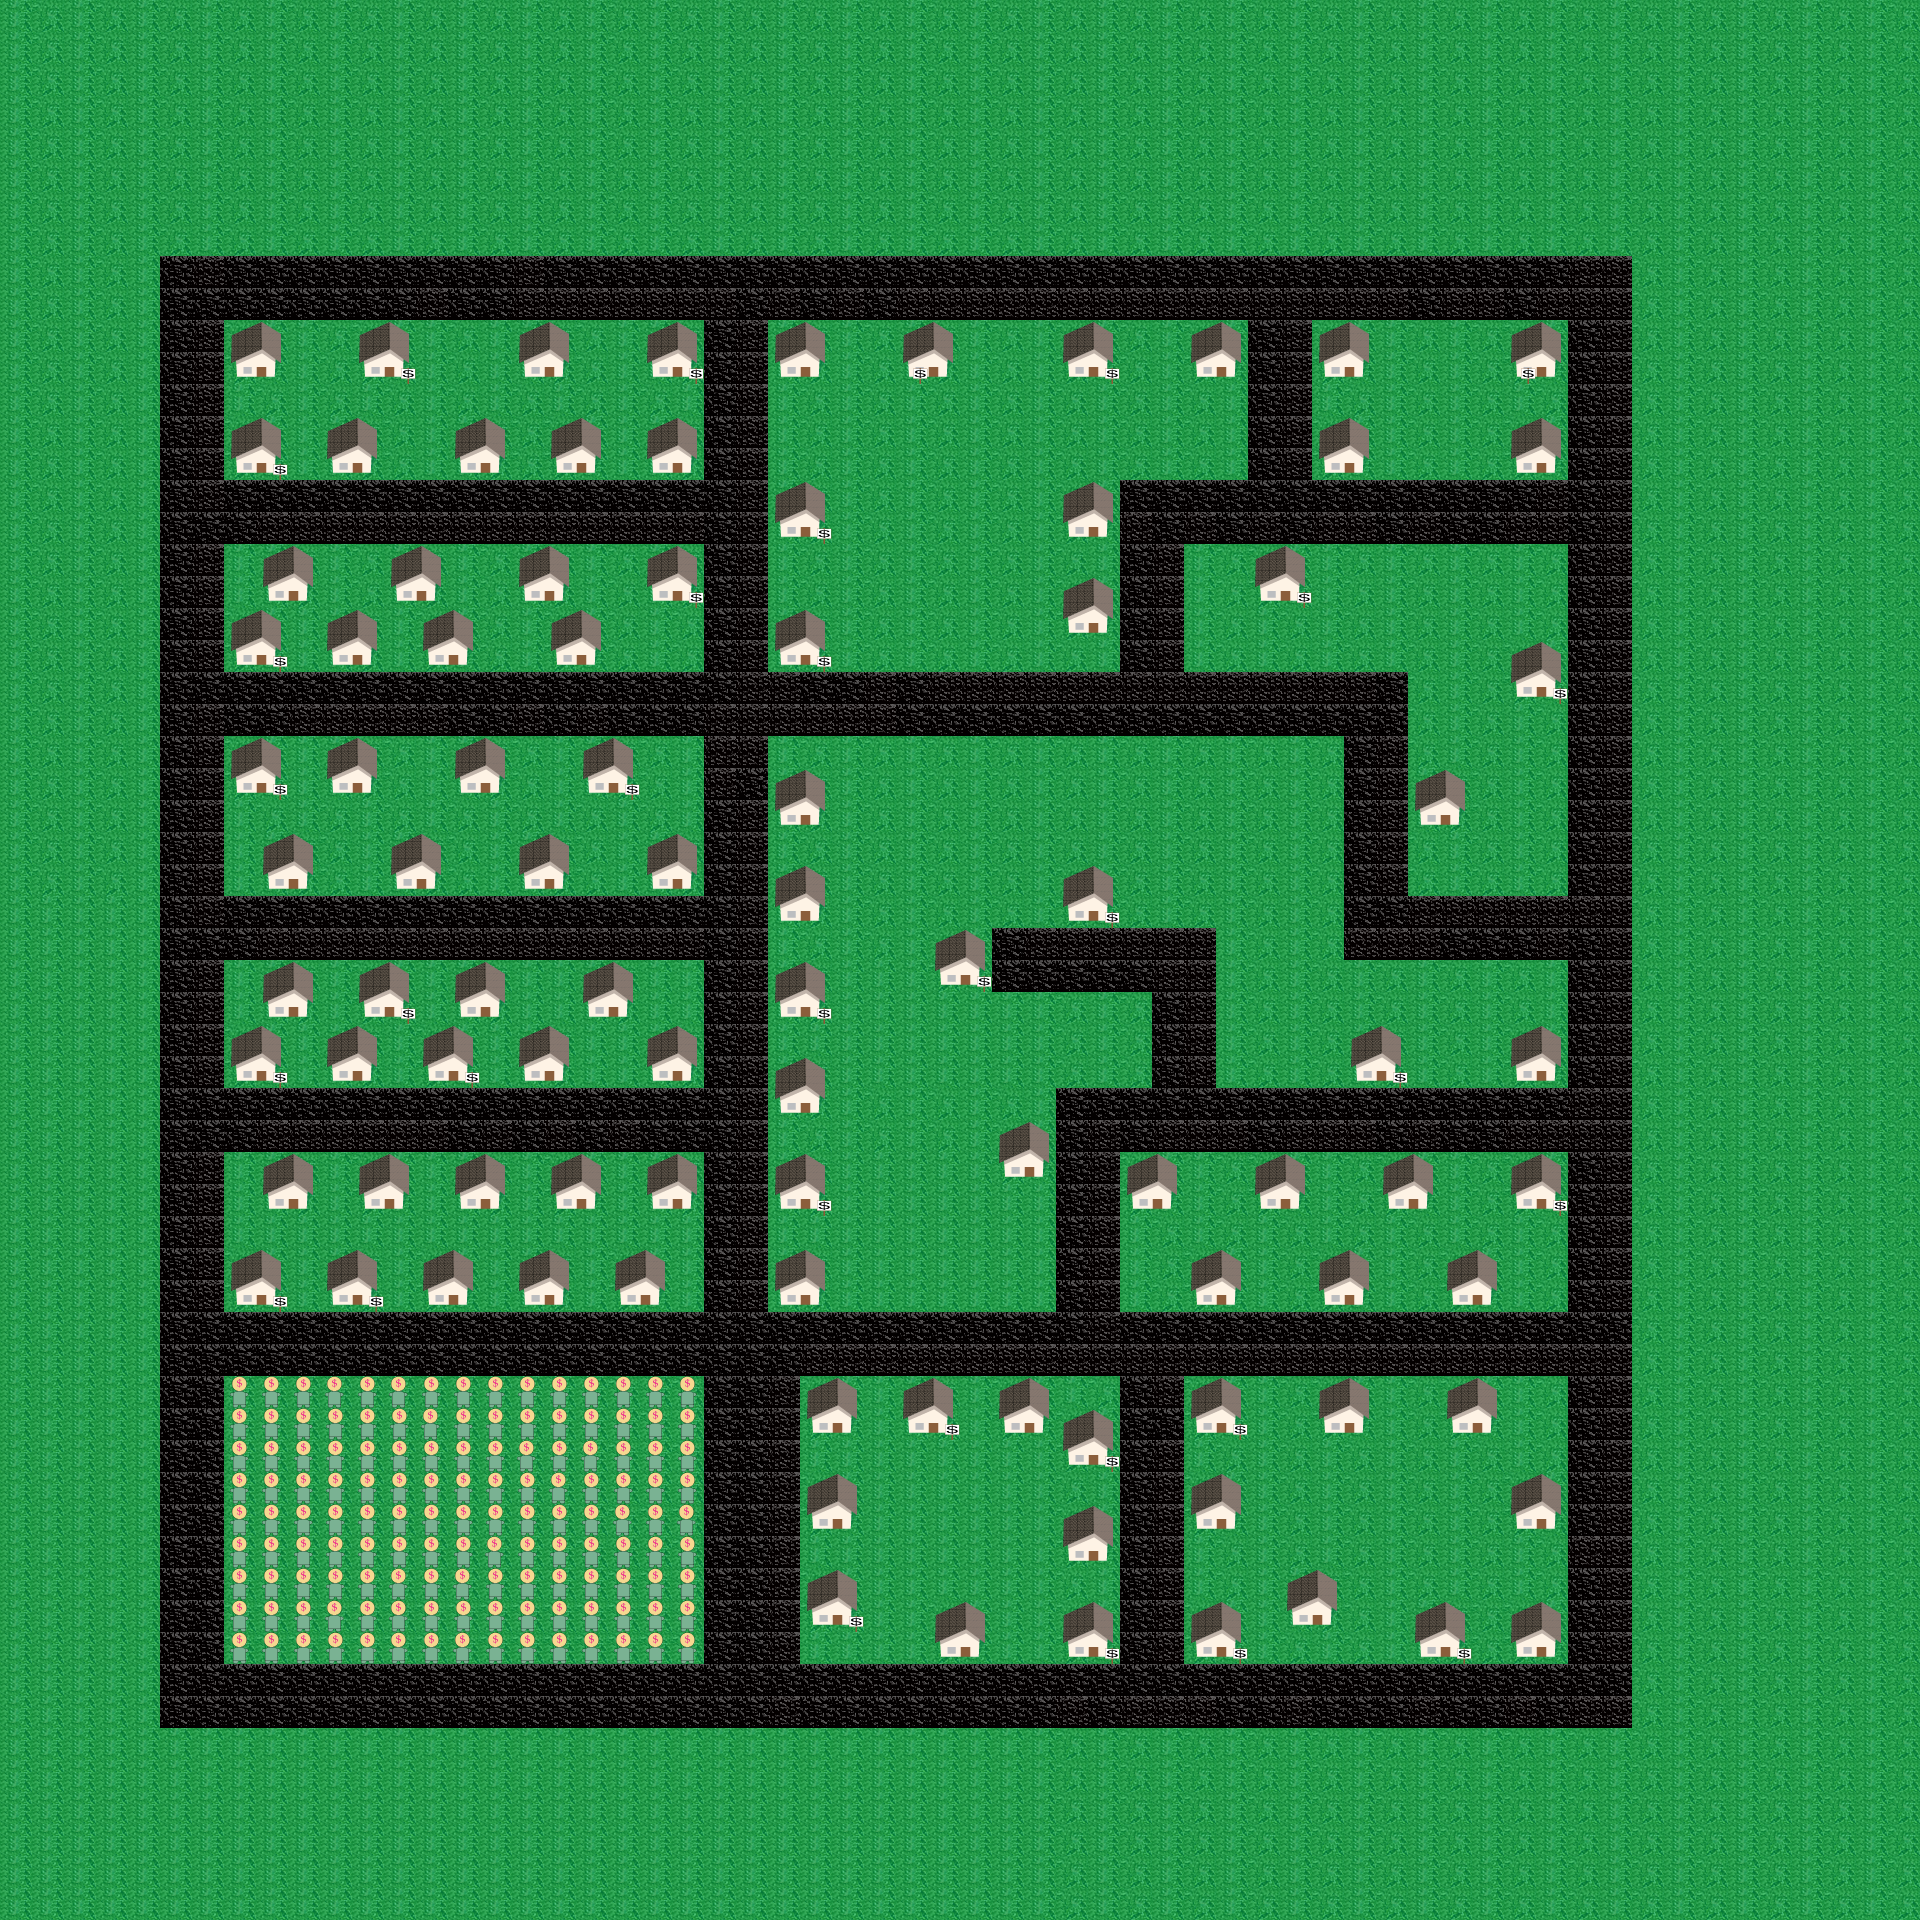

A level layout from a 2D game, rendered from its tile map. Below: a short description, then the map file with tile-grid data replaced by summaries:
An orthogonal 60x60 tile map with 32x32 px tiles, 4 tile layers (background, foreground, signs, customers).

<map version="1.0" orientation="orthogonal" width="60" height="60" tilewidth="32" tileheight="32">
 <tileset firstgid="1" name="foreground" tilewidth="32" tileheight="32" spacing="2" margin="2">
  <image source="test-tilemap-tilesheet.png" width="640" height="400" />
  <tile id="0">
   <properties>
    <property name="name" value="grass" />
    <property name="solid" value="false" />
   </properties>
  </tile>
  <tile id="1">
   <properties>
    <property name="name" value="grass" />
    <property name="solid" value="false" />
   </properties>
  </tile>
  <tile id="2">
   <properties>
    <property name="name" value="dirt" />
    <property name="solid" value="false" />
   </properties>
  </tile>
  <tile id="3">
   <properties>
    <property name="name" value="dirt" />
    <property name="solid" value="false" />
   </properties>
  </tile>
  <tile id="4">
   <properties>
    <property name="name" value="road" />
    <property name="solid" value="false" />
   </properties>
  </tile>
  <tile id="5">
   <properties>
    <property name="name" value="road" />
    <property name="solid" value="false" />
   </properties>
  </tile>
  <tile id="18">
   <properties>
    <property name="name" value="house" />
    <property name="solid" value="true" />
   </properties>
  </tile>
  <tile id="19">
   <properties>
    <property name="name" value="house" />
    <property name="solid" value="true" />
   </properties>
  </tile>
  <tile id="36">
   <properties>
    <property name="name" value="house" />
    <property name="solid" value="true" />
   </properties>
  </tile>
  <tile id="37">
   <properties>
    <property name="name" value="house" />
    <property name="solid" value="true" />
   </properties>
  </tile>
  <tile id="38">
   <properties>
    <property name="price" value="200000" />
   </properties>
  </tile>
  <tile id="39">
   <properties>
    <property name="price" value="225000" />
   </properties>
  </tile>
  <tile id="40">
   <properties>
    <property name="price" value="250000" />
   </properties>
  </tile>
  <tile id="41">
   <properties>
    <property name="price" value="300000" />
   </properties>
  </tile>
  <tile id="42">
   <properties>
    <property name="price" value="325000" />
   </properties>
  </tile>
  <tile id="43">
   <properties>
    <property name="price" value="350000" />
   </properties>
  </tile>
  <tile id="44">
   <properties>
    <property name="price" value="375000" />
   </properties>
  </tile>
  <tile id="45">
   <properties>
    <property name="price" value="400000" />
   </properties>
  </tile>
  <tile id="46">
   <properties>
    <property name="price" value="425000" />
   </properties>
  </tile>
  <tile id="47">
   <properties>
    <property name="price" value="450000" />
   </properties>
  </tile>
  <tile id="48">
   <properties>
    <property name="price" value="475000" />
   </properties>
  </tile>
  <tile id="49">
   <properties>
    <property name="price" value="500000" />
   </properties>
  </tile>
  <tile id="50">
   <properties>
    <property name="price" value="550000" />
   </properties>
  </tile>
  <tile id="51">
   <properties>
    <property name="price" value="625000" />
   </properties>
  </tile>
  <tile id="52">
   <properties>
    <property name="price" value="700000" />
   </properties>
  </tile>
  <tile id="53">
   <properties>
    <property name="price" value="1000000" />
   </properties>
  </tile>
  <tile id="56">
   <properties>
    <property name="loan" value="350000" />
    <property name="name" value="steve" />
    <property name="preferredColor" value="red" />
   </properties>
  </tile>
  <tile id="57">
   <properties>
    <property name="loan" value="400000" />
   </properties>
  </tile>
  <tile id="58">
   <properties>
    <property name="loan" value="450000" />
   </properties>
  </tile>
  <tile id="59">
   <properties>
    <property name="loan" value="800000" />
   </properties>
  </tile>
  <tile id="60">
   <properties>
    <property name="loan" value="1000000" />
   </properties>
  </tile>
  <tile id="61">
   <properties>
    <property name="loan" value="300000" />
   </properties>
  </tile>
 </tileset>
 <layer name="background" width="60" height="60">
  <data>[3600 cells, 3600 non-empty, 2 distinct tile ids]</data>
 </layer>
 <layer name="foreground" width="60" height="60">
  <data>[3600 cells, 3600 non-empty, 8 distinct tile ids]</data>
 </layer>
 <layer name="signs" width="60" height="60">
  <data>[3600 cells, 32 non-empty, 16 distinct tile ids]</data>
 </layer>
 <layer name="customers" width="60" height="60">
  <data>[3600 cells, 135 non-empty, 6 distinct tile ids]</data>
 </layer>
</map>
